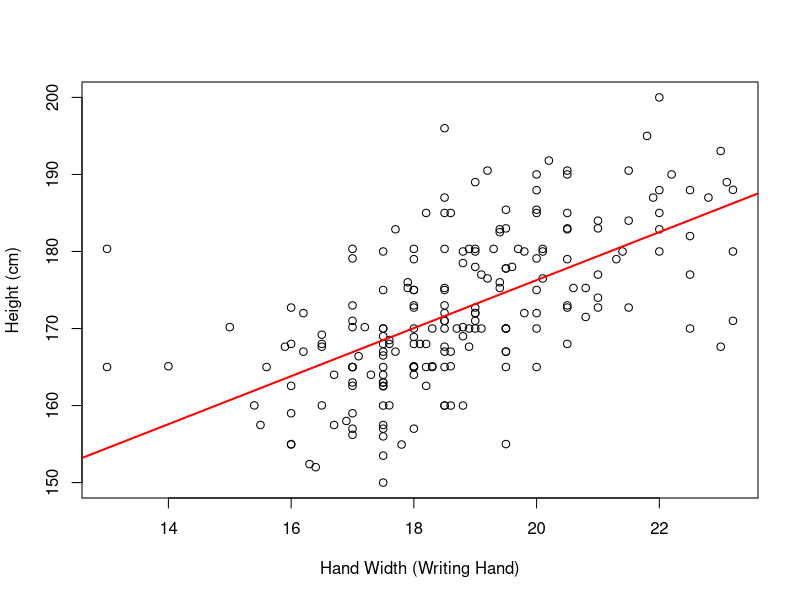
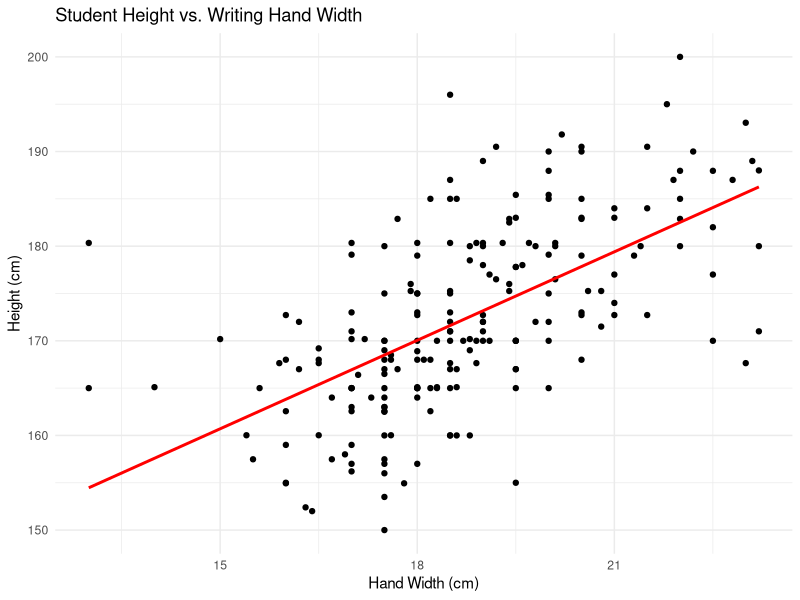
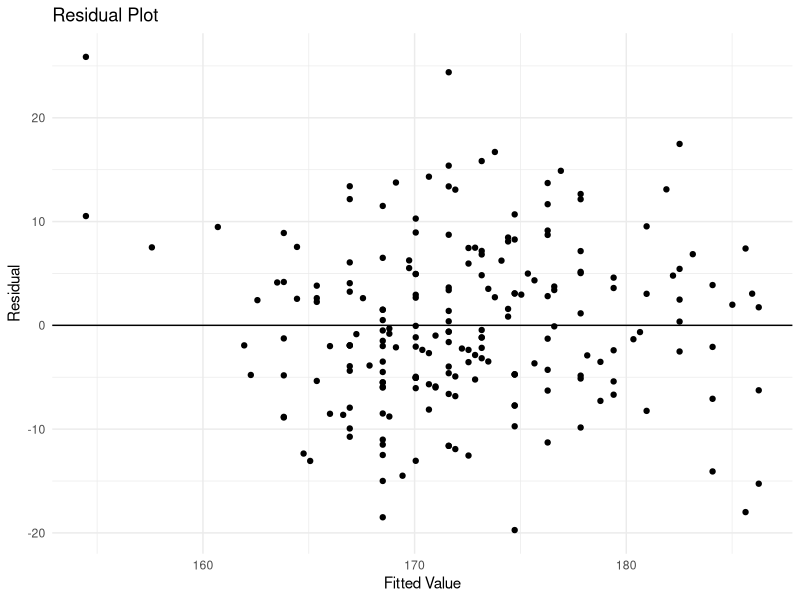
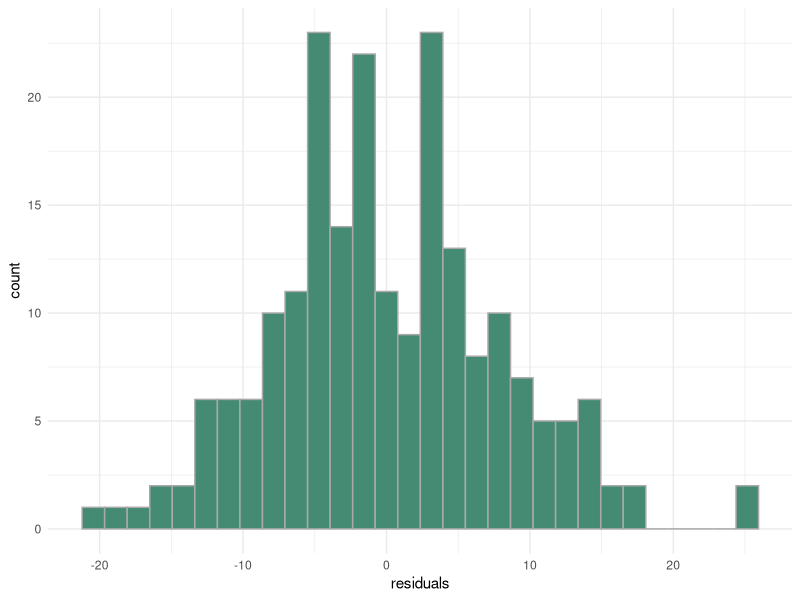
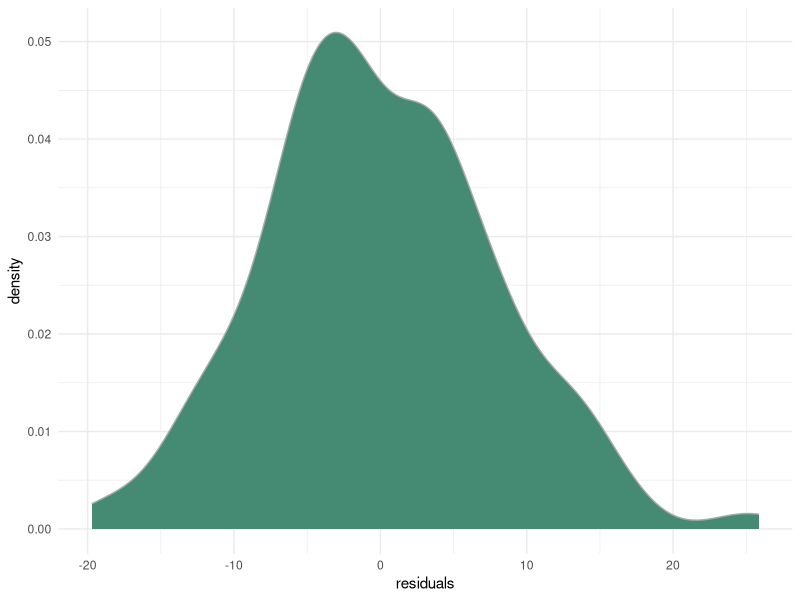
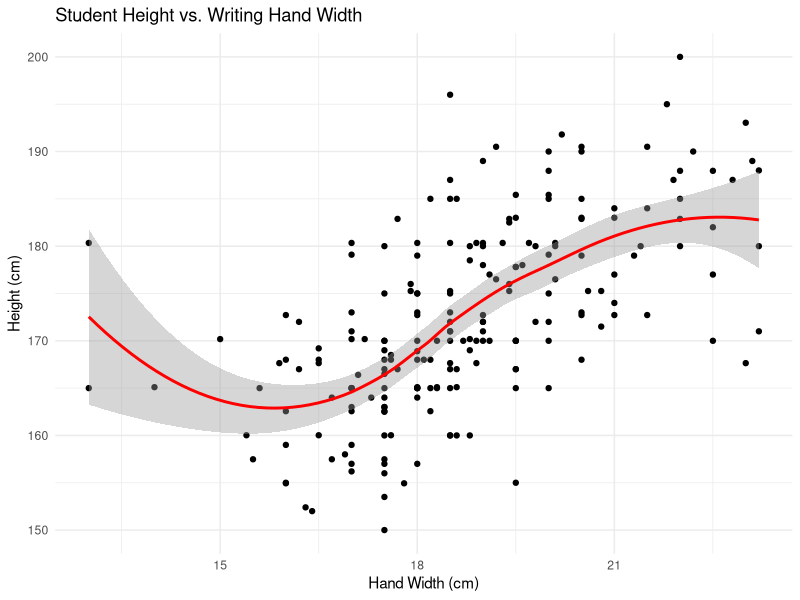
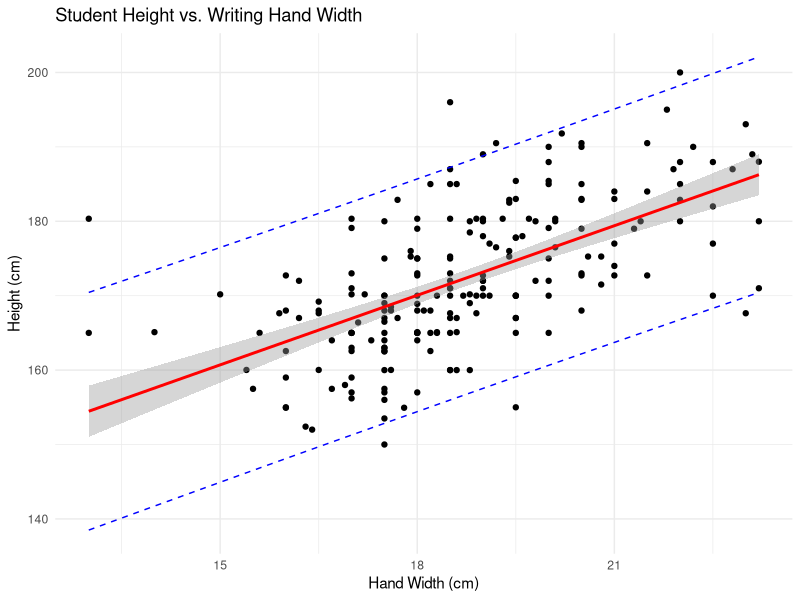

These figures' R source, in order:
## ---- chunk 1
knitr::opts_chunk$set(echo = TRUE)
library(tidyverse)
## ---- chunk 2
library(MASS)
#?survey
head(survey)

# Filter for obs which have either missing height or handspan
incomplete.obs <- survey %>% 
  filter(is.na(Height) | is.na(Wr.Hnd))

head(incomplete.obs, 5)
dim(incomplete.obs)

#Make a df with no missing Height/Wt.Hnd:
survey_complete <- survey %>%
  filter(!is.na(Height) & !is.na(Wr.Hnd))
## ---- chunk 3
model <- lm(Height ~ Wr.Hnd, data = survey_complete)
## ---- chunk 4
model
## ---- chunk 5
slope <- cor(survey$Wr.Hnd, survey$Height, use = 'complete.obs')*sd(survey$Height, na.rm = T)/sd(survey$Wr.Hnd, na.rm = T)
yint <- mean(survey$Height, na.rm = T)-slope*mean(survey$Wr.Hnd, na.rm = T)

slope <- cor(survey_complete$Wr.Hnd, survey_complete$Height)*sd(survey_complete$Height)/sd(survey_complete$Wr.Hnd)
yint <- mean(survey_complete$Height)-slope*mean(survey_complete$Wr.Hnd)


slope
yint

## ---- chunk 6
## Base R version
plot(survey_complete$Height ~ survey_complete$Wr.Hnd,
     xlab = "Hand Width (Writing Hand)",
     ylab = "Height (cm)")
abline(reg = model, lwd = 2, col = "red")
## ---- chunk 7
## ggplot2 version
ggplot(survey_complete, aes(x = Wr.Hnd, y = Height)) + 
  geom_point() + 
  geom_smooth(method = 'lm', se = F, color = "red") +
  labs(title = "Student Height vs. Writing Hand Width", 
       x = "Hand Width (cm)",
       y = "Height (cm)") + 
  theme_minimal()
## ---- chunk 8
#Store residuals and fitted values:
diagnostic_df <- data.frame(residuals = resid(model), fit.value = fitted(model)) 

ggplot(diagnostic_df, aes(x = fit.value, y = residuals)) + 
  geom_point() +
  theme_minimal() + 
  geom_hline(yintercept = 0) +
  labs(title = "Residual Plot", x = "Fitted Value", y = "Residual")

## ---- chunk 9
ggplot(diagnostic_df, aes(x = residuals)) + 
  geom_histogram(color = "dark grey", fill = "aquamarine4") + 
  theme_minimal()

ggplot(diagnostic_df, aes(x = residuals)) + 
  geom_density(color = "dark grey", fill = "aquamarine4") + 
  theme_minimal()

## ---- chunk 10
summary(model)

# Residual standard error
summary(model)$sigma

# Test for normality
shapiro.test(diagnostic_df$residuals)

## ---- chunk 11
summary(model)
## ---- chunk 12
confint(model, level = 0.95)
## ---- chunk 13
mycoefs <- coef(model)

# Store in two objects
beta0.hat <- mycoefs[1]
beta1.hat <- mycoefs[2]

as.numeric(beta0.hat+beta1.hat*14.5)
as.numeric(beta0.hat+beta1.hat*24)
## ---- chunk 14
xvals <- data.frame(Wr.Hnd = c(14.5, 24))
xvals
## ---- chunk 15
mypred.ci <- predict(model, newdata = xvals, interval = "confidence", level = 0.95)
mypred.ci
## ---- chunk 16
mypred.pi <- predict(model, newdata = xvals, interval = "prediction", level = 0.95)
mypred.pi
## ---- chunk 17
## ggplot2 version
ggplot(survey_complete, aes(x = Wr.Hnd, y = Height)) + 
  geom_point() + 
  geom_smooth(color = "red", se = T, level = 0.95) +
  labs(title = "Student Height vs. Writing Hand Width", 
       x = "Hand Width (cm)",
       y = "Height (cm)") + 
  theme_minimal()
## ---- chunk 18
# Create prediction intervals
temp_var <- predict(model, interval = "prediction")

new_df <- cbind(survey_complete, temp_var)


ggplot(new_df, aes(x = Wr.Hnd, y = Height)) + 
  geom_point() + 
  geom_line(aes(y=lwr), color = "blue ", linetype = "dashed") +
  geom_line(aes(y=upr), color = "blue", linetype = "dashed") +
  geom_smooth(method = 'lm',color = "red", se = T, level = 0.95) +
  labs(title = "Student Height vs. Writing Hand Width", 
       x = "Hand Width (cm)",
       y = "Height (cm)") + 
  theme_minimal()
